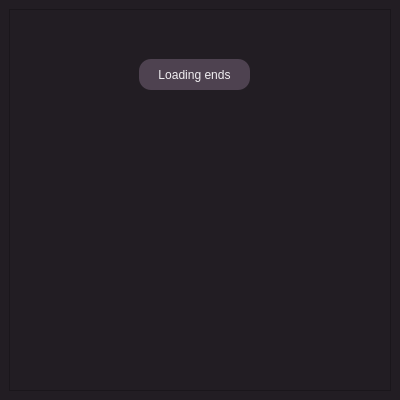
<?xml version="1.0" encoding="UTF-8"?>
<ui version="4.0">
 <class>MainWindow</class>
 <widget class="QMainWindow" name="MainWindow">
  <property name="geometry">
   <rect>
    <x>0</x>
    <y>0</y>
    <width>400</width>
    <height>400</height>
   </rect>
  </property>
  <property name="minimumSize">
   <size>
    <width>400</width>
    <height>400</height>
   </size>
  </property>
  <property name="maximumSize">
   <size>
    <width>400</width>
    <height>400</height>
   </size>
  </property>
  <property name="windowTitle">
   <string>MainWindow</string>
  </property>
  <property name="styleSheet">
   <string notr="true">background-color:#221D23;</string>
  </property>
  <widget class="QWidget" name="centralwidget">
   <layout class="QVBoxLayout" name="verticalLayout">
    <item>
     <widget class="QFrame" name="frame">
      <property name="frameShape">
       <enum>QFrame::StyledPanel</enum>
      </property>
      <property name="frameShadow">
       <enum>QFrame::Raised</enum>
      </property>
      <widget class="QLabel" name="label">
       <property name="geometry">
        <rect>
         <x>130</x>
         <y>50</y>
         <width>111</width>
         <height>31</height>
        </rect>
       </property>
       <property name="styleSheet">
        <string notr="true">QLabel{
	background-color:#4e4250;
	border-radius: 12px;
	color: #f1eff2;
}</string>
       </property>
       <property name="text">
        <string>Loading ends</string>
       </property>
       <property name="alignment">
        <set>Qt::AlignCenter</set>
       </property>
      </widget>
     </widget>
    </item>
   </layout>
  </widget>
 </widget>
 <resources/>
 <connections/>
</ui>
